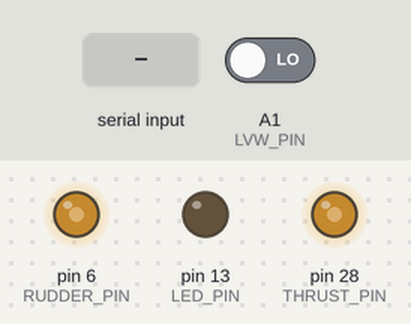
Recording of a sketch running on a simulated Teensy 4. On the bench: output pins drawn as LEDs (lit = HIGH). The inputs (shaded band) are chosen by the test bench; at power-on: A1 (LVW_PIN) LOW.

Above: at 1.2 s.
1.3 s: "x90\n" received over the second serial link
At 3.3 s:
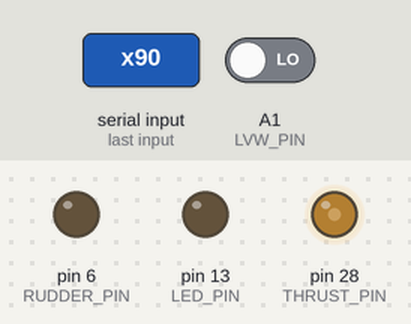
3.8 s: "x,45\n" received over the second serial link
At 5.2 s:
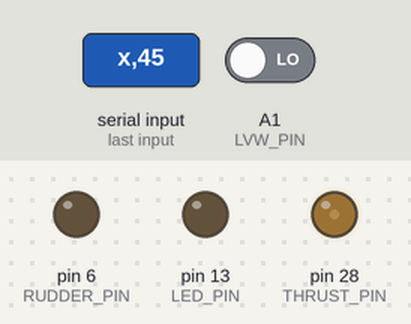
6.3 s: "x\n" received over the second serial link
At 8.3 s:
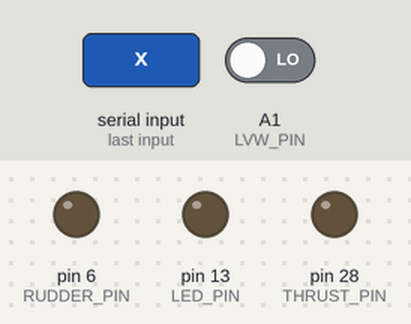
Timing chart, 0 to 9.8 s (numbered marks = the images above; inputs shaded):
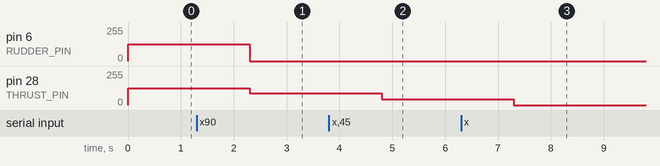

The sketch:

gunship_teensy01.ino
```cpp
/* This teensy controlls the thrust, rudders, and also returns a low-voltage
 * warning to the BB.
 * Data format: { thrust[0-255], rudder[0-255], lift[0-255],
 *                turret_t[0-255], turret_p[0-255],
 *                fire0[0/37], fire1[0/97], fire2[0/123],
 *                firectl[0,19,43,59,79]}
 *
 *  [0-255] means value is between 0 and 255 inclusive
 *  [0/1/2] means that the value is 0 or 1 or 2
 *
 *  To fire the turret, all three safetys must be high
 *  To move the turret, fire0 must be high
 *  FireCTL dictates which turret is to be fired:
 *   - 00: none
 *   - 19: Turret 1
 *   - 43: Turret 2
 *   - 59: Turret 3
 *   - 79: FIRE ALL!
 *
 * PINS:
 *   Thrust: A14 (DAC)
 *   Rudders: 6 (PWM)
 *   Low-Voltage warning (input): 15 (A1) (HIGH means voltage OK)
 */

#define DATA_SIZE 9
#define THRUST_PIN A14
#define RUDDER_PIN 6
#define LVW_PIN 15
#define LED_PIN 13

int data[] = {127,127,0,127,127,0,0,0,0};

void setup() {
  Serial2.begin(115200);
  analogWriteResolution(8);
  pinMode(THRUST_PIN, OUTPUT);
  pinMode(RUDDER_PIN, OUTPUT);
  pinMode(LVW_PIN, INPUT);
  pinMode(LED_PIN, OUTPUT);
}

void loop() {
  if (Serial2.available() > 0) {
    if (Serial2.read() == 'x') {
      for (int i=0; i<DATA_SIZE; i++) {
        if (Serial2.available() > 0) {
          data[i] = Serial2.parseInt();
        } else {
          break;
        }
      }
    }
  }

  analogWrite(THRUST_PIN, data[0]);
  analogWrite(RUDDER_PIN, data[1]);

  Serial2.write('x');
  Serial2.write(' ');
  if (digitalRead(LVW_PIN) == HIGH) {
    Serial2.print('0');
  } else {
    Serial2.print('1');
  }
  Serial2.write('\r');
  Serial2.write('\n');
}
```

Measured:
- after the input at 1.3 s, pin 6 (RUDDER_PIN): 127/255 → 0/255 after 1.0 s; pin 28 (THRUST_PIN): 127/255 → 90/255 after 1.0 s
- after the input at 3.8 s, pin 28 (THRUST_PIN): 90/255 → 45/255 after 1.0 s
- after the input at 6.3 s, pin 28 (THRUST_PIN): 45/255 → 0/255 after 1.0 s
